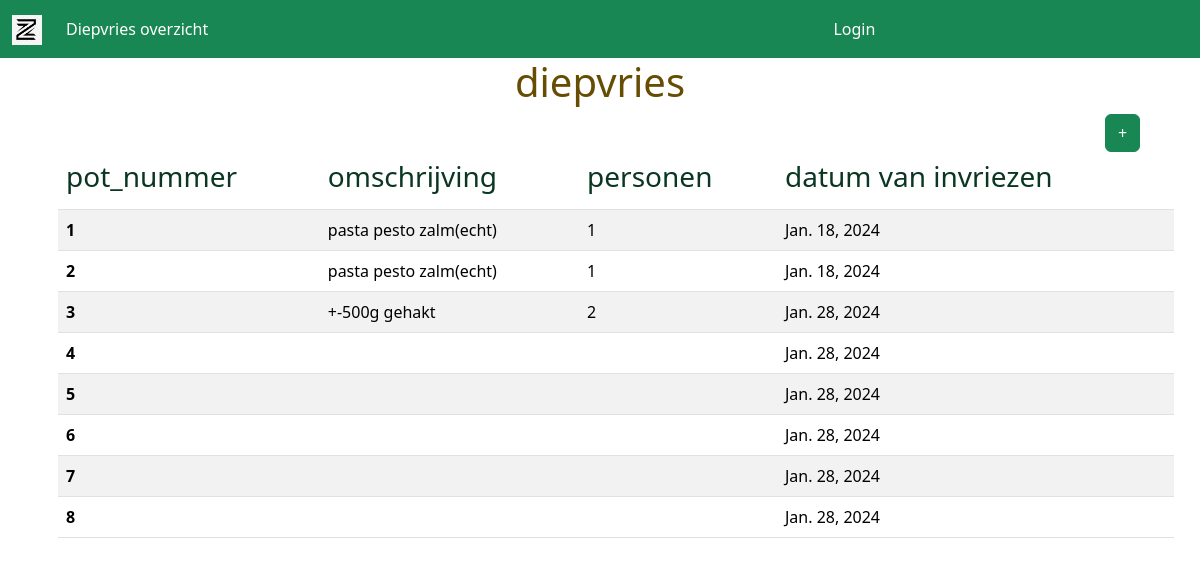
Page /main/diepvries/ on the earlier database version.
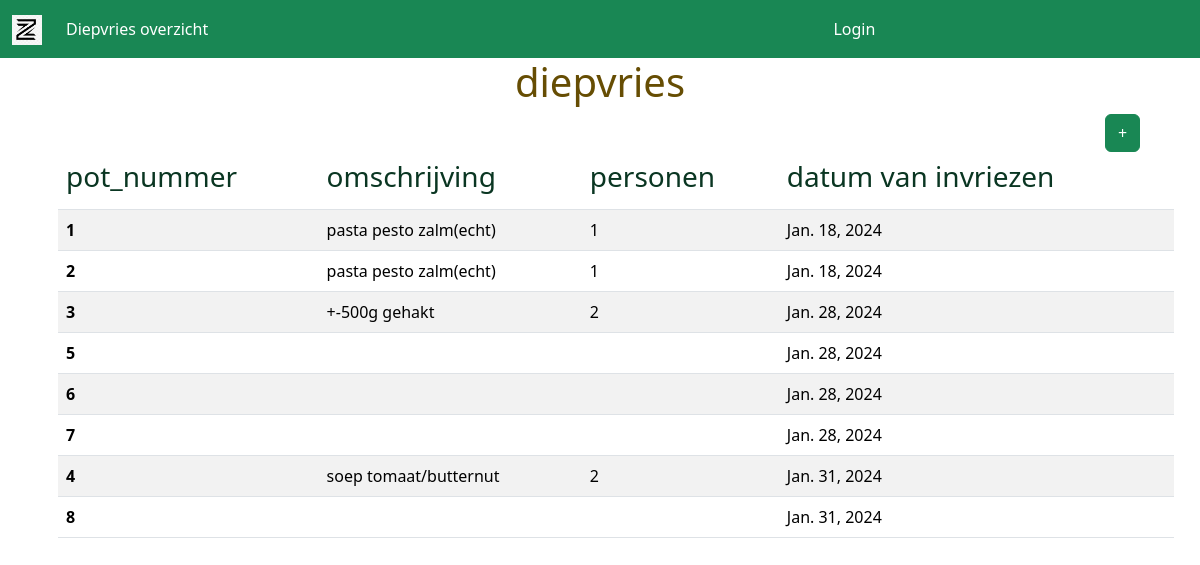
Same page on the later database version.
### main/models.py (models this page shows)
class Diepvries(models.Model):
    pot_nummer = models.IntegerField(unique = True)
    omschrijving = models.CharField(max_length = 50)
    personen = models.CharField(max_length = 2)
    datum = models.DateField(auto_now = True)

### main/views.py (the view, shortened to what this page needs)
# urls.py: path("diepvries/", views.diepvries_page, name="diepvries"),
def diepvries_page(request):
    template = "main/diepvries.html"
    inhoud = Diepvries.objects.all().order_by("datum").values()
    context = {"inhoud":inhoud}
    return render(request=request, context=context, template_name=template)

### main/templates/main/diepvries.html (shortened to what this page needs)
{% extends "main/base.html" %}
{% block title %}
    <h1 class="text-center text-warning-emphasis">diepvries</h1>
{% endblock title %}
{% block precontent %}
    <div class="container text-center">
        <div class="row">
            <div class="col">
            </div>
            <div class="col">
            </div>
            <div class="col-1">
                <button type="button" class="btn btn-success" data-bs-toggle="modal" data-bs-target="#exampleModal">
                    +
                </button>
            </div>
        </div>
    </div>
{% endblock precontent %}
{% block content %}
<ul>
    <div class="container">
        <table class="table table-striped">
            <thead>
              <tr>
                <th scope="col"><h3 class="text-success-emphasis">pot_nummer</h3></th>
                <th scope="col"><h3 class="text-success-emphasis">omschrijving</h3></th>
                <th scope="col"><h3 class="text-success-emphasis">personen</h3></th>
                <th scope="col"><h3 class="text-success-emphasis">datum van invriezen</h3></th>
              </tr>
            </thead>
            <tbody>
                {% for x in inhoud %}
                <tr>
                    <th scope="row">{{x.pot_nummer}}</th>
                    <td>{{x.omschrijving}}</td>
                    <td>{{x.personen}}</td>
                    <td>{{x.datum}}</td>
                </tr>
                {% endfor %}
            </tbody>
          </table>
    </div>
</ul>
{% endblock content %}

Differences in the rows shown:
changed Diepvries: omschrijving (not shown) → "soep tomaat/butternut"; personen (not shown) → "2"; datum "Jan. 28, 2024" → "Jan. 31, 2024"; moves down the list
changed Diepvries (number 8 of 8 on the later page): datum "Jan. 28, 2024" → "Jan. 31, 2024"
